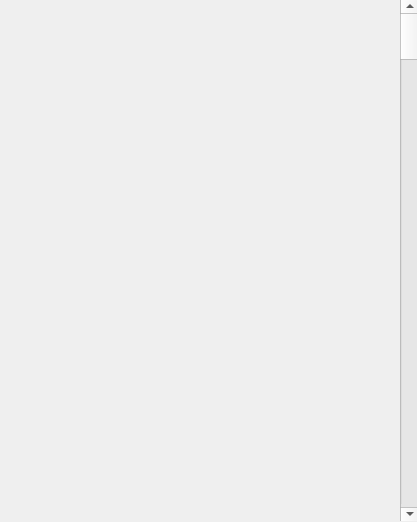
<?xml version="1.0" encoding="UTF-8"?>
<ui version="4.0">
 <class>helpDialog</class>
 <widget class="QDialog" name="helpDialog">
  <property name="geometry">
   <rect>
    <x>0</x>
    <y>0</y>
    <width>417</width>
    <height>522</height>
   </rect>
  </property>
  <property name="windowTitle">
   <string>Dialog</string>
  </property>
  <widget class="QScrollBar" name="verticalScrollBar">
   <property name="geometry">
    <rect>
     <x>400</x>
     <y>0</y>
     <width>20</width>
     <height>521</height>
    </rect>
   </property>
   <property name="orientation">
    <enum>Qt::Vertical</enum>
   </property>
  </widget>
 </widget>
 <resources/>
 <connections/>
</ui>
